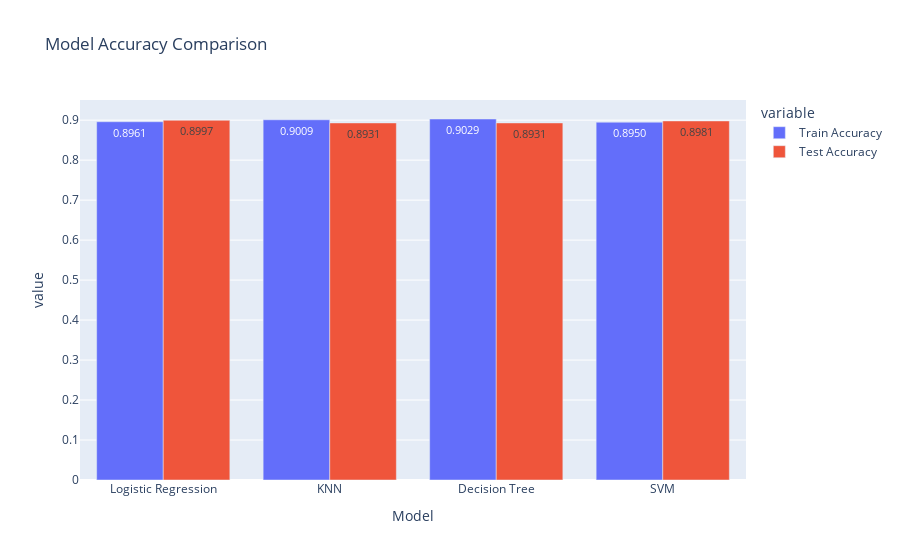

The cell this chart's notebook holds for it:
### Markdown cell above
* This graph shows the models ability to predict bank customers that will subscribe to a term deposit. 
* SVM has the highest test Precision after hyperparameter tuning. 
* All models except of Logistic Regression shows signs of overfitting before hyperparameter tuning.

### Code cell
fig = px.bar(final_results_df, x = 'Model', y =['Train Accuracy', 'Test Accuracy'], barmode='group', text_auto='.4f', title = 'Model Accuracy Comparison')
fig.update_traces(textfont_size=11, textangle=0, cliponaxis=False)
fig.write_image("images/final_accuracy_comparison.png")
fig.show()

### Figure 1 — Plotly figure (JSON) as saved in the notebook; plotly's stock layout.template omitted (floating-point values rounded to 4 significant figures)
{"data": [{"alignmentgroup": "True", "cliponaxis": false, "hovertemplate": "variable=Train Accuracy<br>Model=%{x}<br>value=%{y}<extra></extra>", "legendgroup": "Train Accuracy", "marker": {"color": "#636efa", "pattern": {"shape": ""}}, "name": "Train Accuracy", "offsetgroup": "Train Accuracy", "orientation": "v", "showlegend": true, "textangle": 0, "textfont": {"size": 11}, "textposition": "auto", "texttemplate": "%{y:.4f}", "type": "bar", "x": ["Logistic Regression", "KNN", "Decision Tree", "SVM"], "xaxis": "x", "y": [0.8961, 0.9009, 0.9029, 0.895], "yaxis": "y"}, {"alignmentgroup": "True", "cliponaxis": false, "hovertemplate": "variable=Test Accuracy<br>Model=%{x}<br>value=%{y}<extra></extra>", "legendgroup": "Test Accuracy", "marker": {"color": "#EF553B", "pattern": {"shape": ""}}, "name": "Test Accuracy", "offsetgroup": "Test Accuracy", "orientation": "v", "showlegend": true, "textangle": 0, "textfont": {"size": 11}, "textposition": "auto", "texttemplate": "%{y:.4f}", "type": "bar", "x": ["Logistic Regression", "KNN", "Decision Tree", "SVM"], "xaxis": "x", "y": [0.8997, 0.8931, 0.8931, 0.8981], "yaxis": "y"}], "layout": {"barmode": "group", "legend": {"title": {"text": "variable"}, "tracegroupgap": 0}, "title": {"text": "Model Accuracy Comparison"}, "xaxis": {"anchor": "y", "domain": [0, 1], "title": {"text": "Model"}}, "yaxis": {"anchor": "x", "domain": [0, 1], "title": {"text": "value"}}}}
